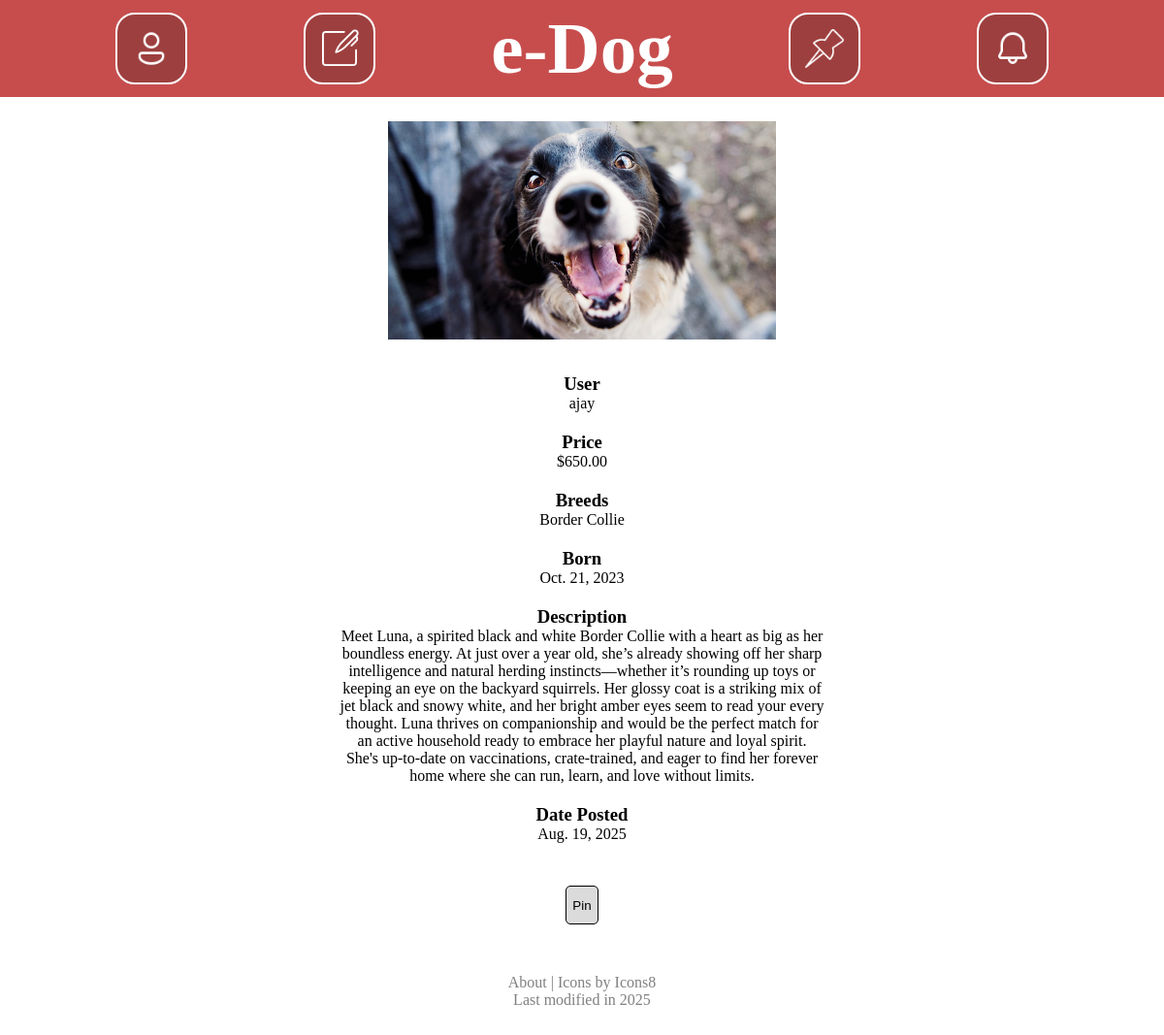
Page /post/76/ on the committed database.
### post/models.py (models this page shows, shortened)
class Image(models.Model):
    photo = models.ImageField(upload_to="pics/%Y/%m/%d/", validators=[validate_image_size])
    title = models.CharField(max_length=20)
    post = models.ForeignKey(Post, on_delete=models.CASCADE)

class Post(models.Model):
    user = models.ForeignKey(User, on_delete=models.CASCADE)
    breeds = models.CharField(max_length=100)
    price = models.DecimalField(decimal_places=2, max_digits=9)
    description = models.TextField(max_length=1000)
    age = models.DateField()
    dateCreated = models.DateField(auto_now_add=True)

### post/views.py (the view)
# urls.py: path("", views.index, name="index"),
def index(request, postID):
    post = get_object_or_404(Post, pk=postID)
    postKey = post.pk
    allImages = Image.objects.filter(post=postKey)
    context = {
        "post": post,
        "allImages": allImages,
    }
    return render(request, "post/index.html", context)

### post/templates/post/index.html (shortened to what this page needs)
<!DOCTYPE html>
<html lang="en-US">
	<head>
		{% load static %}
		{% include "browse/head.html" %}
	</head>
	<body>
		<div class="content">
			{% include "browse/header.html" %}
			{% if post %}
				<div class="imageRow">
					{% for image in allImages %}
						<div class="imageBox">
							<img class="image" src="{{image.photo.url}}">
						</div>
					{% endfor %}
				</div>
				<div class="details">
					<h3>User</h3>
					<a href="/user/{{post.user.username}}"><p>{{post.user}}</p></a>
					<h3>Price</h3>
					<p>${{post.price}}</p>
					<h3>Breeds</h3>
					<p>{{post.breeds}}</p>
					<h3>Born</h3>
					<p>{{post.age}}</p>
					<h3>Description</h3>
					<p>{{post.description}}</p>
					<h3>Date Posted</h3>
					<p>{{post.dateCreated}}</p>
				</div>
			{% else %}
				<p>No Posts</p>
			{% endif %}
			<button id="pinButton" class="buttonLink" onclick="pinPost()">Pin</button>
			{% include "browse/footer.html" %}
		</div>
	</body>
</html>

### browse/static/browse/style.css (style rules this page uses)
:root { --textColor: #ffffff; --headerBGColor: #c74d4d; --iconBGColor: #9e3f3f; --contentBGColor: #ffffff; --bodyBGColor: #252525; --buttonColor: #dbdbdb; --buttonHover: #c0c0c0; --buttonPressed: #a8a8a8; --buttonTextColor: black; --buttonBorder: 1px solid black; --buttonRadius: 5px; --imgWidth: 400px; --imgHeight: 225px; }
body { background-color: var(--bodyBGColor); margin: 0; padding: 0; overflow-y: scroll; }
.content { display: flex; flex-direction: column; align-items: center; width: 100%; min-height: 100vh; background-color: var(--contentBGColor); }
p { margin: 0px; }
a { text-decoration: none; color:rgb(0, 0, 0); margin: 0px; }
h3 { margin: 0px; }
.image { width: var(--imgWidth); height: var(--imgHeight); }
.imageBox { display: flex; flex-direction: column; justify-content: center; margin-left: 10px; margin-right: 10px; }
.imageRow { display: flex; flex-direction: row; overflow-x: scroll; align-items: center; width: 95%; height: calc(var(--imgHeight) + 30px); }
.details { display: flex; flex-direction: column; align-items: center; width: 95%; margin: 20px; }
.details p { margin-bottom: 20px; text-align: center; max-width: 500px; }
button { height: 40px; background-color: var(--buttonColor); color: var(--buttonTextColor); border: var(--buttonBorder); border-radius: var(--buttonRadius); margin: 4px; }

### rows in the picture
Image: photo (picture)
Post: user "ajay", price "650.00", breeds "Border Collie", age "Oct. 21, 2023", description "Meet Luna, a spirited black and white Border Collie with a heart as big as her boundless energy. At just over a year old, she’s already showing off her sharp intelligence and natural herding instincts—whether it’s rounding up toys or keeping an eye on the backyard squirrels. Her glossy coat is a striking mix of jet black and snowy white, and her bright amber eyes seem to read your every thought. Luna thrives on companionship and would be the perfect match for an active household ready to embrace her playful nature and loyal spirit. She's up-to-date on vaccinations, crate-trained, and eager to find her forever home where she can run, learn, and love without limits.", dateCreated "Aug. 19, 2025"
